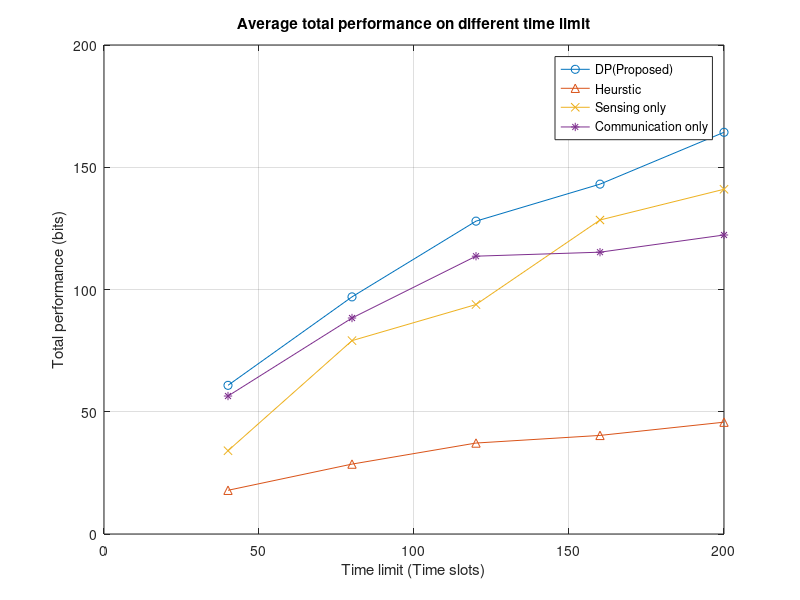
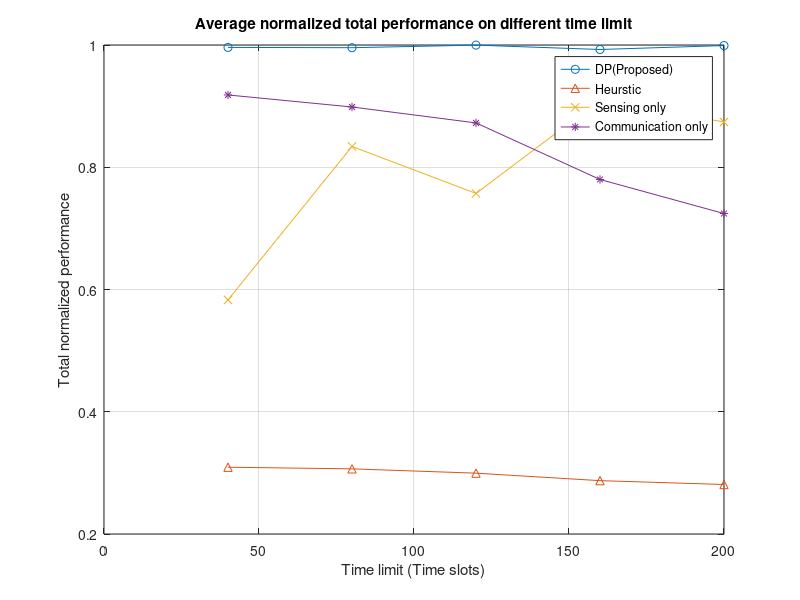
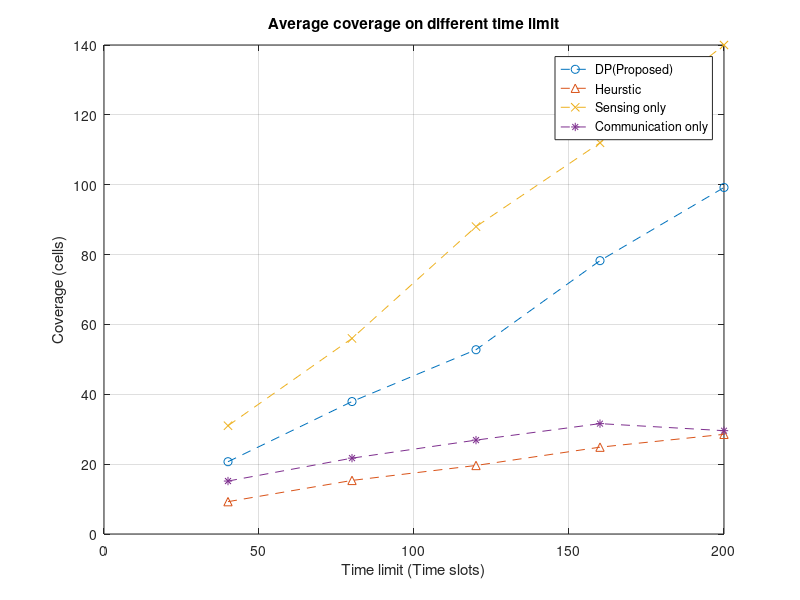
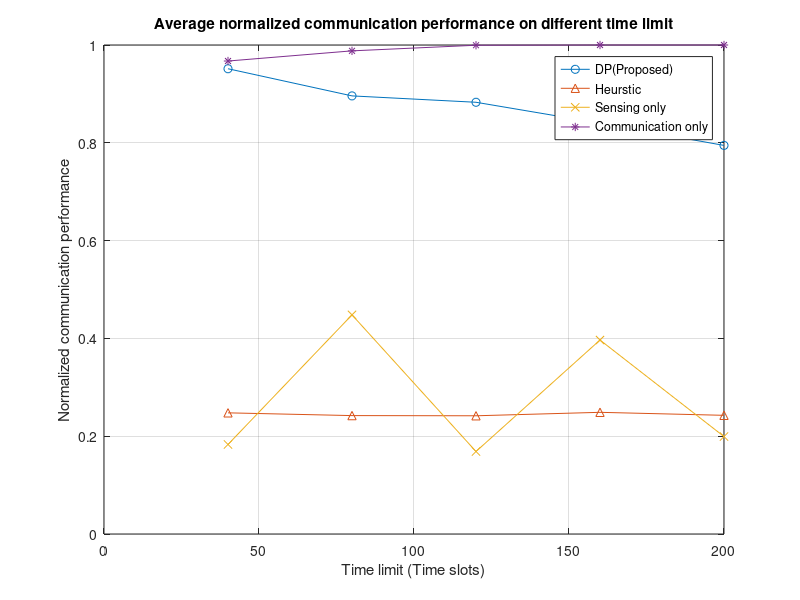

These charts were generated, in order, by the following MATLAB code:
clear all
close all
load('single_different_time50.mat')

mean_comm_rate_dp=mean(comm_rate_dp_matrix);
mean_comm_rate_sens=mean(comm_rate_sens_matrix);
mean_comm_rate_comm=mean(comm_rate_comm_matrix);
mean_comm_rate_heu=mean(comm_rate_heu_matrix);




figure()
plot(time_slot_max_row, mean_rate_dp, '-o');
hold on
plot(time_slot_max_row, mean_rate_heu, '-^');
plot(time_slot_max_row, mean_rate_sens, '-x');
plot(time_slot_max_row, mean_rate_comm, '-*');
ylabel('Total performance (bits)')
xlabel('Time limit (Time slots)')
grid on
legend('DP(Proposed)', 'Heurstic', 'Sensing only', 'Communication only')
title("Average total performance on different time limit")

figure()
plot(time_slot_max_row, mean_rate_dp_normalized, '-o');
hold on
plot(time_slot_max_row, mean_rate_heu_normalized, '-^');
plot(time_slot_max_row, mean_rate_sens_normalized, '-x');
plot(time_slot_max_row, mean_rate_comm_normalized, '-*');
xlabel('Time limit (Time slots)')
ylabel('Total normalized performance')
grid on
legend('DP(Proposed)', 'Heurstic', 'Sensing only', 'Communication only')
title("Average normalized total performance on different time limit")

figure()
plot(time_slot_max_row, mean_N_SAR_dp, '--o');
hold on
plot(time_slot_max_row, mean_N_SAR_heu, '--^');
plot(time_slot_max_row, mean_N_SAR_sens, '--x');
plot(time_slot_max_row, mean_N_SAR_comm, '--*');
ylabel('Coverage (cells)')
xlabel('Time limit (Time slots)')
title("Average coverage on different time limit")
grid on
legend('DP(Proposed)', 'Heurstic', 'Sensing only', 'Communication only')

figure()
plot(time_slot_max_row, mean_comm_rate_dp_normalized, '-o');
hold on
plot(time_slot_max_row, mean_comm_rate_heu_normalized, '-^');
plot(time_slot_max_row, mean_comm_rate_sens_nomalized, '-x');
plot(time_slot_max_row, mean_comm_rate_comm_normalized, '-*');
xlabel('Time limit (Time slots)')
ylabel('Normalized communication performance')
title("Average normalized communication performance on different time limit")
grid on
legend('DP(Proposed)', 'Heurstic', 'Sensing only', 'Communication only')

figure()
plot(time_slot_max_row, mean_comm_rate_dp, '-o');
hold on
plot(time_slot_max_row, mean_comm_rate_heu, '-^');
plot(time_slot_max_row, mean_comm_rate_sens, '-x');
plot(time_slot_max_row, mean_comm_rate_comm, '-*');
xlabel('Time limit (Time slots)')
ylabel('Normalized communication performance')
title("Average communication capacity on different time limit")
grid on
legend('DP(Proposed)', 'Heurstic', 'Sensing only', 'Communication only')